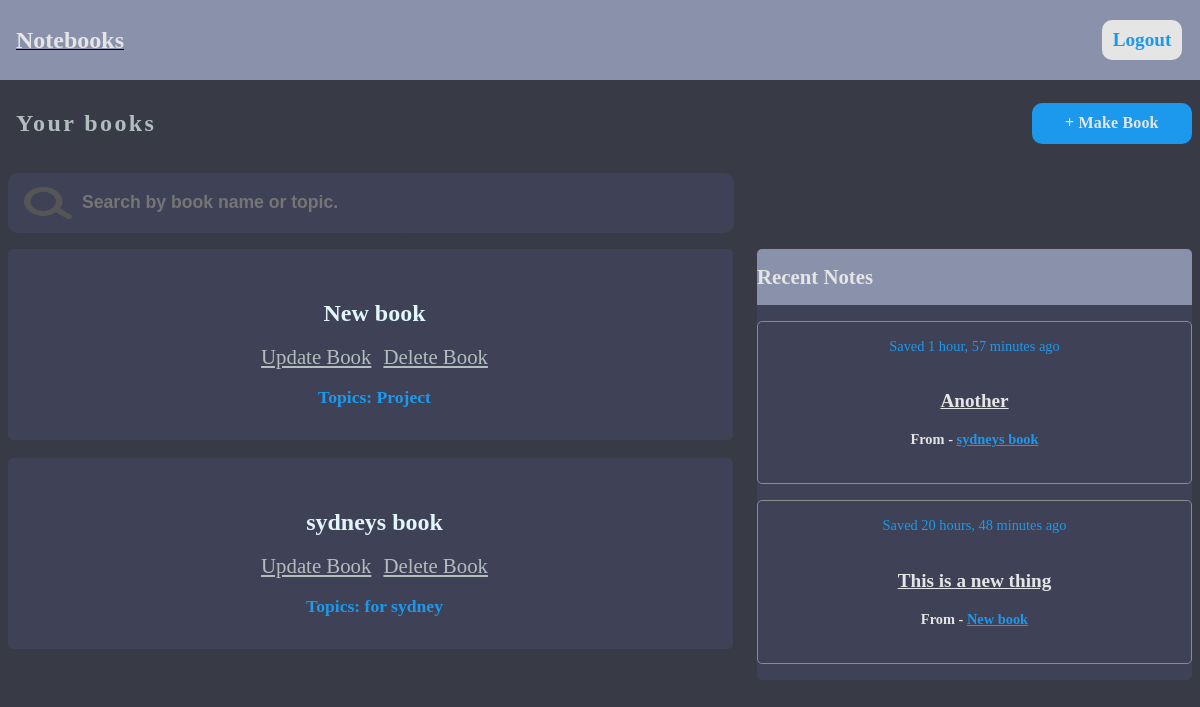
Screenshot of / (signed in) with the database file from the repository.
### base/models.py (models this page shows, shortened)
class Book(models.Model):
  owner = models.ForeignKey(User,on_delete=models.SET_NULL,null=True, blank=True)
  name = models.CharField(max_length=200)
  topic = models.CharField(max_length=200, null=True)
  updated = models.DateTimeField(auto_now=True)
  created = models.DateTimeField(auto_now_add=True)
  class Meta:
    ordering = ['-updated','-created']
  def __str__(self):
    return self.name

class Note(models.Model):
  user = models.ForeignKey(User, on_delete=models.CASCADE,null=True)
  title = models.CharField(max_length=200)
  body = models.TextField(null=True, blank=True)
  book = models.ForeignKey(Book,on_delete=models.CASCADE,null=True, blank=True)
  created = models.DateTimeField(auto_now_add=True)
  updated = models.DateTimeField(auto_now = True)
  class Meta:
    ordering = ['-updated','-created']

### base/views.py (the view)
# urls.py: path('',views.home,name="home"),
@login_required(login_url='/login')
def home(request):
  q = request.GET.get('q')if request.GET.get('q')!=None else ''
  user_books = Book.objects.filter(owner = request.user)
  books = user_books.filter(
    Q(topic__icontains=q)|
    Q(name__icontains=q)
  )
  notes = Note.objects.filter(
  Q(book__topic__icontains=q)|
  Q(book__name__icontains=q)
  ).order_by('-created')[0:5]
  context = {'books':books,'notes':notes}
  return render (request,'base/home.html',context)

### base/templates/base/home.html
{%extends 'main.html'%}
{%block content%}
<div>
  <div class = "head_div">
    <div class = "head_sub_div">
      <h2 class = "home_title">Your books</h2>
      <a class = "home_button" href = "{% url 'create_book' %}">+ Make Book</a>
    </div>
    <div>
      {%include 'base/search.html'%}
    </div>
  </div>
  <div class = "home_body_parent">
    <div class = "home_body">
    {%include 'base/books.html'%}
    </div>
    <div class = "home_side_main">
       <h2 class = "home_side_title">Recent Notes</h2>
      {%include 'base/recent_notes.html'%}
    </div>
  </div>
</div>
{%endblock%}

### base/templates/base/books.html
{%for book in books%}
<div class = "home_book">
  <h3><a class = "home_book_title" href = "{%url 'book' book.id%}">{{book.name|truncatechars:50}}</a></h3>
    <a class = "home_tag" href="{%url 'update_book' book.id%}">Update Book</a>
    <a class = "home_tag" href="{%url 'delete_book' book.id%}">Delete Book</a>
    <br/>
    <br/>
    <small class = "home_topic">Topics: {{book.topic}}</small>
</div>
{%endfor%}

### base/templates/base/recent_notes.html
{%for note in notes%}
  {%if note.book.owner == request.user%}
    <div class = "recent_notes_main">
      <div class = "recent_notes_nest">
        <div class = "recent_notes_time_sub">
          <span class = "recent_notes_time">
            Saved {{note.created|timesince}} ago
          </span>
        </div>
        <div class = "recent_notes_body_sub">
         <h3 class =  "recent_notes_title">
            <a class = "recent_notes_tag_name" href = "{%url 'note' note.id%}">
            {{note.title|truncatechars:25}}</a>
          </h3>
          {%if note.book%}
          <h4 class = "recent_notes_book"> From -
            <a class = "recent_notes_tag" href = "{%url 'book' note.book.id%}">{{note.book|truncatechars:25}}
            </a>
          </h4>
        </div>
      </div>
      {%endif%}
    </div>
  {%endif%}
{%endfor%}

### static/styles/styles.css (style rules this page uses)
:root { --color-main: #1c99ec; --color-main-hover:rgb(73, 172, 238); --color-main-light: #e1f6fb; --color-dark: #3f4156; --color-dark-medium: #383b46; --color-dark-light: #8a91ab; --color-light: #e5e5e5; --color-gray: #8b8b8b; --color-light-gray: #b2bdbd; --color-bg: #2d2d39; --color-success: #5dd693; --color-success-hover: #7ecfa2; --color-error: #fc4b0b; }
body { background-color: var(--color-dark-medium); padding:0; top:0 !important; max-width:100vw !important; overflow-x: hidden !important; }
a { color:inherit; text-decoration:none; }

### static/styles/home.css (style rules this page uses)
.head_div { width:100%; margin-bottom:1rem; display:flex; flex-direction: column; justify-content: center }
.head_sub_div { width:100%; display:flex; justify-content: space-between; }
.home_body { display:flex; flex-direction: column; text-align: center; }
.home_body_parent { display:grid; grid-template-columns: 2.5fr 1.5fr; grid-gap:1.5rem; }
.home_title { color:var(--color-light-gray); letter-spacing: 0.15rem; margin-left:0.5rem; font-size:1.5rem; }
.home_button { background-color: var(--color-main); color:var(--color-light); width:10rem; height:2.5rem; line-height:2.5rem; font-size:1rem; font-weight: bold; border-radius:10px; letter-spacing:0.01rem; text-align: center; padding:0.01rem; align-self: center; }
.home_book { background-color: var(--color-dark); margin-bottom:1.1rem; border-radius:5px; padding:2rem; }
.home_book_title { color:var(--color-main-light); margin-left:0.5rem; font-size:1.5rem; min-width:100%; }
.home_tag { color:var(--color-light-gray); text-decoration: underline; font-size:1.3rem; margin-left:0.5rem; }
.home_topic { color:var(--color-main); text-decoration: none; margin-left:0.5rem; font-size:1.1rem; font-weight: bold; }
.home_side_main { background-color: var(--color-dark); height:100%; width:100%; text-align: center; display:flex; flex-direction: column; justify-content: flex-start; border-radius:5px; }
.home_side_title { background-color: var(--color-dark-light); color:var(--color-light); margin-top:0; top:0; left:0; width:100%; height:3.5rem; line-height:3.5rem; text-align:left; border-radius:5px 5px 0px 0px; margin-bottom:1rem; font-size: 1.3rem; }
.recent_notes_main { display: flex; flex-direction: column; justify-content: space-between; }
.recent_notes_nest { margin-top:0; border:0.1px solid var(--color-gray); margin-bottom:1rem; padding:1rem; border-radius:5px; }
.recent_notes_time_sub { display:flex; align-items:flex-end; justify-content:right; width:100% !important; }
.recent_notes_time { font-size:0.9rem; width:100%; color:var(--color-main); margin-bottom:1rem; margin-top:0; }
.recent_notes_title { color:var(--color-light); font-size: 1.2rem; font-weight:bold; }
.recent_notes_book { color:var(--color-light); font-size:0.9rem; }
.recent_notes_tag_name { color:var(--color-light); text-decoration:underline; }
.recent_notes_tag { color:var(--color-main); text-decoration: underline; text-decoration-thickness: 1px; }

### rows the page displays
Book: name "New book", topic "Project"
Book: name "sydneys book", topic "for sydney"
Note: created "1 hour, 57 minutes", title "Another", book "sydneys book"
Note: created "20 hours, 48 minutes", title "This is a new thing", book "New book"
